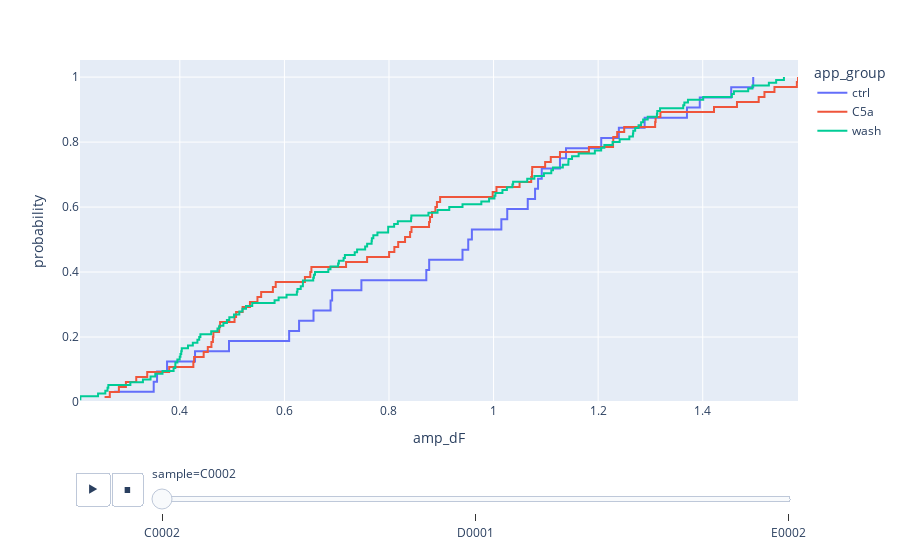
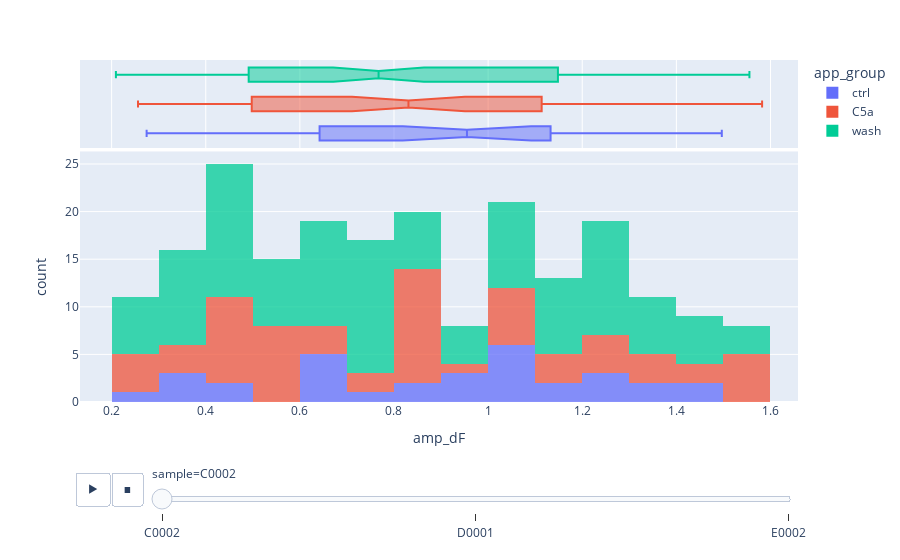

Here is the notebook cell these charts were saved with, in order:
### Markdown cell above
#### ECDF and hist plot

### Code cell
# https://towardsdatascience.com/comparing-sample-distributions-with-the-kolmogorov-smirnov-ks-test-a2292ad6fee5
fig = px.ecdf(total_peak_df,
              x=stat_param,
              color='app_group',
              animation_frame='sample')
fig.show()

fig = px.histogram(total_peak_df,
              x=stat_param,
              color='app_group',
              animation_frame='sample',
              marginal='box',
              opacity=0.75)
fig.show()

### Figure 1 — Plotly figure (JSON) as saved in the notebook; plotly's stock layout.template omitted (floating-point values rounded to 4 significant figures)
{"data": [{"hovertemplate": "app_group=ctrl<br>sample=C0002<br>amp_dF=%{x}<br>probability=%{y}<extra></extra>", "legendgroup": "ctrl", "line": {"dash": "solid", "shape": "hv"}, "marker": {"color": "#636efa", "symbol": "circle"}, "mode": "lines", "name": "ctrl", "orientation": "v", "showlegend": true, "type": "scatter", "x": [0.2744, 0.35, 0.3564, 0.3756, 0.4291, 0.494, 0.609, 0.6281, 0.6557, 0.6883, 0.6913, 0.7472, 0.8714, 0.8768, 0.9406, 0.9515, 0.9585, 1.015, 1.026, 1.065, 1.079, 1.085, 1.092, 1.127, 1.138, 1.206, 1.24, 1.289, 1.37, 1.394, 1.454, 1.497], "xaxis": "x", "y": [0.03125, 0.0625, 0.09375, 0.125, 0.1562, 0.1875, 0.2188, 0.25, 0.2812, 0.3125, 0.3438, 0.375, 0.4062, 0.4375, 0.4688, 0.5, 0.5312, 0.5625, 0.5938, 0.625, 0.6562, 0.6875, 0.7188, 0.75, 0.7812, 0.8125, 0.8438, 0.875, 0.9062, 0.9375, 0.9688, 1], "yaxis": "y"}, {"hovertemplate": "app_group=C5a<br>sample=C0002<br>amp_dF=%{x}<br>probability=%{y}<extra></extra>", "legendgroup": "C5a", "line": {"dash": "solid", "shape": "hv"}, "marker": {"color": "#EF553B", "symbol": "circle"}, "mode": "lines", "name": "C5a", "orientation": "v", "showlegend": true, "type": "scatter", "x": [0.2561, 0.2661, 0.2834, 0.2969, 0.3166, 0.3377, 0.3796, 0.4259, 0.4273, 0.4456, 0.4535, 0.4604, 0.4633, 0.4642, 0.4751, 0.477, 0.5046, 0.5076, 0.5201, 0.5341, 0.5484, 0.5555, 0.578, 0.5834, 0.6392, 0.6495, 0.6516, 0.7179, 0.7581, 0.8002, 0.8103, 0.8176, 0.8307, 0.8404, 0.843, 0.8766, 0.8784, 0.8823, 0.8887, 0.8917, 0.8978, 0.9983, 1.006, 1.05, 1.072, 1.074, 1.074, 1.099, 1.109, 1.127, 1.182, 1.228, 1.229, 1.236, 1.25, 1.309, 1.31, 1.319, 1.422, 1.466, 1.507, 1.518, 1.537, 1.58, 1.582], "xaxis": "x", "y": [0.01538, 0.03077, 0.04615, 0.06154, 0.07692, 0.09231, 0.1077, 0.1231, 0.1385, 0.1538, 0.1692, 0.1846, 0.2, 0.2154, 0.2308, 0.2462, 0.2615, 0.2769, 0.2923, 0.3077, 0.3231, 0.3385, 0.3538, 0.3692, 0.3846, 0.4, 0.4154, 0.4308, 0.4462, 0.4615, 0.4769, 0.4923, 0.5077, 0.5231, 0.5385, 0.5538, 0.5692, 0.5846, 0.6, 0.6154, 0.6308, 0.6462, 0.6615, 0.6769, 0.6923, 0.7077, 0.7231, 0.7385, 0.7538, 0.7692, 0.7846, 0.8, 0.8154, 0.8308, 0.8462, 0.8615, 0.8769, 0.8923, 0.9077, 0.9231, 0.9385, 0.9538, 0.9692, 0.9846, 1], "yaxis": "y"}, {"hovertemplate": "app_group=wash<br>sample=C0002<br>amp_dF=%{x}<br>probability=%{y}<extra></extra>", "legendgroup": "wash", "line": {"dash": "solid", "shape": "hv"}, "marker": {"color": "#00cc96", "symbol": "circle"}, "mode": "lines", "name": "wash", "orientation": "v", "showlegend": true, "type": "scatter", "x": [0.2091, 0.2098, 0.2436, 0.2575, 0.2617, 0.2633, 0.3054, 0.3294, 0.3439, 0.3531, 0.3669, 0.3881, 0.3914, 0.3915, 0.3953, 0.3998, 0.4012, 0.4027, 0.4037, 0.4156, 0.4248, 0.4336, 0.4371, 0.4393, 0.46, 0.472, 0.4755, 0.4833, 0.4901, 0.4947, 0.5035, 0.5138, 0.5197, 0.5265, 0.5385, 0.5812, 0.5889, 0.6041, 0.6238, 0.625, 0.6312, 0.6353, 0.6354, 0.6551, 0.6564, 0.6586, 0.684, 0.6881, 0.7027, 0.7041, 0.7132, 0.7157, 0.7345, 0.739, 0.7544, 0.7582, 0.7667, 0.7672, 0.77, 0.7779, 0.7984, 0.7985, 0.8099, 0.8169, 0.8422, 0.8428, 0.8754, 0.8928, 0.9153, 0.9406, 0.9766, 0.9914, 1.002, 1.004, 1.017, 1.025, 1.036, 1.037, 1.064, 1.078, 1.096, 1.11, 1.114, 1.132, 1.143, 1.143, 1.15, 1.163, 1.194, 1.206, 1.212, 1.228, 1.241, 1.26, 1.266, 1.267, 1.271, 1.277, 1.282, 1.286, 1.295, 1.312, 1.313, 1.318, 1.363, 1.365, 1.372, 1.401, 1.456, 1.46, 1.487, 1.495, 1.526, 1.54, 1.555], "xaxis": "x", "y": [0.008696, 0.01739, 0.02609, 0.03478, 0.04348, 0.05217, 0.06087, 0.06957, 0.07826, 0.08696, 0.09565, 0.1043, 0.113, 0.1217, 0.1304, 0.1391, 0.1478, 0.1565, 0.1652, 0.1739, 0.1826, 0.1913, 0.2, 0.2087, 0.2174, 0.2261, 0.2348, 0.2435, 0.2522, 0.2609, 0.2696, 0.2783, 0.287, 0.2957, 0.3043, 0.313, 0.3217, 0.3304, 0.3391, 0.3478, 0.3565, 0.3652, 0.3739, 0.3826, 0.3913, 0.4, 0.4087, 0.4174, 0.4261, 0.4348, 0.4435, 0.4522, 0.4609, 0.4696, 0.4783, 0.487, 0.4957, 0.5043, 0.513, 0.5217, 0.5304, 0.5391, 0.5478, 0.5565, 0.5652, 0.5739, 0.5826, 0.5913, 0.6, 0.6087, 0.6174, 0.6261, 0.6348, 0.6435, 0.6522, 0.6609, 0.6696, 0.6783, 0.687, 0.6957, 0.7043, 0.713, 0.7217, 0.7304, 0.7391, 0.7478, 0.7565, 0.7652, 0.7739, 0.7826, 0.7913, 0.8, 0.8087, 0.8174, 0.8261, 0.8348, 0.8435, 0.8522, 0.8609, 0.8696, 0.8783, 0.887, 0.8957, 0.9043, 0.913, 0.9217, 0.9304, 0.9391, 0.9478, 0.9565, 0.9652, 0.9739, 0.9826, 0.9913, 1], "yaxis": "y"}], "layout": {"legend": {"title": {"text": "app_group"}, "tracegroupgap": 0}, "margin": {"t": 60}, "sliders": [{"active": 0, "currentvalue": {"prefix": "sample="}, "len": 0.9, "pad": {"b": 10, "t": 60}, "steps": [{"args": [["C0002"], {"frame": {"duration": 0, "redraw": false}, "fromcurrent": true, "mode": "immediate", "transition": {"duration": 0, "easing": "linear"}}], "label": "C0002", "method": "animate"}, {"args": [["D0001"], {"frame": {"duration": 0, "redraw": false}, "fromcurrent": true, "mode": "immediate", "transition": {"duration": 0, "easing": "linear"}}], "label": "D0001", "method": "animate"}, {"args": [["E0002"], {"frame": {"duration": 0, "redraw": false}, "fromcurrent": true, "mode": "immediate", "transition": {"duration": 0, "easing": "linear"}}], "label": "E0002", "method": "animate"}], "x": 0.1, "xanchor": "left", "y": 0, "yanchor": "top"}], "updatemenus": [{"buttons": [{"args": [null, {"frame": {"duration": 500, "redraw": false}, "fromcurrent": true, "mode": "immediate", "transition": {"duration": 500, "easing": "linear"}}], "label": "&#9654;", "method": "animate"}, {"args": [[null], {"frame": {"duration": 0, "redraw": false}, "fromcurrent": true, "mode": "immediate", "transition": {"duration": 0, "easing": "linear"}}], "label": "&#9724;", "method": "animate"}], "direction": "left", "pad": {"r": 10, "t": 70}, "showactive": false, "type": "buttons", "x": 0.1, "xanchor": "right", "y": 0, "yanchor": "top"}], "xaxis": {"anchor": "y", "domain": [0, 1], "title": {"text": "amp_dF"}}, "yaxis": {"anchor": "x", "domain": [0, 1], "rangemode": "tozero", "title": {"text": "probability"}}}}

### Figure 2 — Plotly figure (JSON) as saved in the notebook; plotly's stock layout.template omitted (floating-point values rounded to 4 significant figures)
{"data": [{"alignmentgroup": "True", "bingroup": "x", "hovertemplate": "app_group=ctrl<br>sample=C0002<br>amp_dF=%{x}<br>count=%{y}<extra></extra>", "legendgroup": "ctrl", "marker": {"color": "#636efa", "opacity": 0.75, "pattern": {"shape": ""}}, "name": "ctrl", "offsetgroup": "ctrl", "orientation": "v", "showlegend": true, "type": "histogram", "x": [1.454, 0.7472, 1.394, 1.015, 1.079, 0.35, 1.37, 0.3564, 1.206, 0.9515, 0.494, 1.092, 0.3756, 0.6883, 0.6281, 0.4291, 0.6557, 1.24, 0.8768, 1.497, 1.085, 1.289, 1.138, 1.065, 0.6913, 0.609, 0.2744, 1.127, 0.9406, 0.9585, 0.8714, 1.026], "xaxis": "x", "yaxis": "y"}, {"alignmentgroup": "True", "hovertemplate": "app_group=ctrl<br>sample=C0002<br>amp_dF=%{x}<extra></extra>", "legendgroup": "ctrl", "marker": {"color": "#636efa"}, "name": "ctrl", "notched": true, "offsetgroup": "ctrl", "showlegend": false, "type": "box", "x": [1.454, 0.7472, 1.394, 1.015, 1.079, 0.35, 1.37, 0.3564, 1.206, 0.9515, 0.494, 1.092, 0.3756, 0.6883, 0.6281, 0.4291, 0.6557, 1.24, 0.8768, 1.497, 1.085, 1.289, 1.138, 1.065, 0.6913, 0.609, 0.2744, 1.127, 0.9406, 0.9585, 0.8714, 1.026], "xaxis": "x2", "yaxis": "y2"}, {"alignmentgroup": "True", "bingroup": "x", "hovertemplate": "app_group=C5a<br>sample=C0002<br>amp_dF=%{x}<br>count=%{y}<extra></extra>", "legendgroup": "C5a", "marker": {"color": "#EF553B", "opacity": 0.75, "pattern": {"shape": ""}}, "name": "C5a", "offsetgroup": "C5a", "orientation": "v", "showlegend": true, "type": "histogram", "x": [1.074, 1.422, 1.228, 1.182, 0.4642, 0.5341, 0.8978, 1.25, 1.319, 0.7581, 0.7179, 1.229, 1.31, 0.8766, 0.8307, 0.6516, 0.4535, 0.8404, 0.5834, 0.4456, 0.3796, 0.4273, 0.8887, 0.3377, 0.4633, 0.8784, 0.5076, 1.05, 0.4259, 0.5201, 0.4604, 0.4751, 0.843, 0.6392, 1.109, 1.074, 0.8002, 0.8176, 1.58, 1.537, 1.582, 1.466, 1.518, 1.507, 1.309, 0.477, 0.2834, 0.6495, 0.2561, 0.2661, 0.3166, 0.578, 0.5484, 0.2969, 0.8917, 1.236, 0.9983, 1.099, 1.127, 0.8823, 1.006, 0.5555, 0.8103, 0.5046, 1.072], "xaxis": "x", "yaxis": "y"}, {"alignmentgroup": "True", "hovertemplate": "app_group=C5a<br>sample=C0002<br>amp_dF=%{x}<extra></extra>", "legendgroup": "C5a", "marker": {"color": "#EF553B"}, "name": "C5a", "notched": true, "offsetgroup": "C5a", "showlegend": false, "type": "box", "x": [1.074, 1.422, 1.228, 1.182, 0.4642, 0.5341, 0.8978, 1.25, 1.319, 0.7581, 0.7179, 1.229, 1.31, 0.8766, 0.8307, 0.6516, 0.4535, 0.8404, 0.5834, 0.4456, 0.3796, 0.4273, 0.8887, 0.3377, 0.4633, 0.8784, 0.5076, 1.05, 0.4259, 0.5201, 0.4604, 0.4751, 0.843, 0.6392, 1.109, 1.074, 0.8002, 0.8176, 1.58, 1.537, 1.582, 1.466, 1.518, 1.507, 1.309, 0.477, 0.2834, 0.6495, 0.2561, 0.2661, 0.3166, 0.578, 0.5484, 0.2969, 0.8917, 1.236, 0.9983, 1.099, 1.127, 0.8823, 1.006, 0.5555, 0.8103, 0.5046, 1.072], "xaxis": "x2", "yaxis": "y2"}, {"alignmentgroup": "True", "bingroup": "x", "hovertemplate": "app_group=wash<br>sample=C0002<br>amp_dF=%{x}<br>count=%{y}<extra></extra>", "legendgroup": "wash", "marker": {"color": "#00cc96", "opacity": 0.75, "pattern": {"shape": ""}}, "name": "wash", "offsetgroup": "wash", "orientation": "v", "showlegend": true, "type": "histogram", "x": [0.5889, 1.163, 0.9914, 1.286, 0.8928, 1.096, 1.143, 1.025, 1.114, 1.132, 1.143, 0.4037, 1.295, 0.3953, 0.9406, 0.8422, 1.002, 0.7544, 0.7582, 0.5265, 0.7984, 0.7667, 0.5197, 0.6881, 0.6551, 0.7041, 0.5138, 0.684, 0.77, 0.5385, 0.7345, 0.6041, 0.6312, 0.3881, 0.6586, 0.4393, 0.4027, 1.271, 0.4833, 0.4371, 0.3669, 0.4947, 0.4248, 0.4755, 0.3294, 0.472, 0.3914, 0.9766, 0.625, 0.4012, 0.6564, 1.017, 1.267, 1.282, 0.8169, 0.6354, 1.11, 1.212, 1.313, 1.194, 0.4901, 0.4336, 0.4156, 1.54, 1.555, 1.241, 1.363, 0.8099, 1.277, 1.401, 1.487, 1.46, 1.312, 1.526, 1.456, 1.365, 1.495, 1.266, 1.078, 1.206, 0.2575, 0.3915, 0.7027, 0.7672, 0.2617, 0.3998, 0.3054, 0.6238, 0.2633, 0.8428, 1.004, 0.7779, 0.7132, 0.2436, 1.036, 0.9153, 0.3439, 0.8754, 1.26, 0.3531, 0.7157, 1.228, 1.064, 1.037, 0.7985, 0.6353, 1.15, 0.739, 0.5812, 1.318, 0.5035, 0.46, 1.372, 0.2098, 0.2091], "xaxis": "x", "yaxis": "y"}, {"alignmentgroup": "True", "hovertemplate": "app_group=wash<br>sample=C0002<br>amp_dF=%{x}<extra></extra>", "legendgroup": "wash", "marker": {"color": "#00cc96"}, "name": "wash", "notched": true, "offsetgroup": "wash", "showlegend": false, "type": "box", "x": [0.5889, 1.163, 0.9914, 1.286, 0.8928, 1.096, 1.143, 1.025, 1.114, 1.132, 1.143, 0.4037, 1.295, 0.3953, 0.9406, 0.8422, 1.002, 0.7544, 0.7582, 0.5265, 0.7984, 0.7667, 0.5197, 0.6881, 0.6551, 0.7041, 0.5138, 0.684, 0.77, 0.5385, 0.7345, 0.6041, 0.6312, 0.3881, 0.6586, 0.4393, 0.4027, 1.271, 0.4833, 0.4371, 0.3669, 0.4947, 0.4248, 0.4755, 0.3294, 0.472, 0.3914, 0.9766, 0.625, 0.4012, 0.6564, 1.017, 1.267, 1.282, 0.8169, 0.6354, 1.11, 1.212, 1.313, 1.194, 0.4901, 0.4336, 0.4156, 1.54, 1.555, 1.241, 1.363, 0.8099, 1.277, 1.401, 1.487, 1.46, 1.312, 1.526, 1.456, 1.365, 1.495, 1.266, 1.078, 1.206, 0.2575, 0.3915, 0.7027, 0.7672, 0.2617, 0.3998, 0.3054, 0.6238, 0.2633, 0.8428, 1.004, 0.7779, 0.7132, 0.2436, 1.036, 0.9153, 0.3439, 0.8754, 1.26, 0.3531, 0.7157, 1.228, 1.064, 1.037, 0.7985, 0.6353, 1.15, 0.739, 0.5812, 1.318, 0.5035, 0.46, 1.372, 0.2098, 0.2091], "xaxis": "x2", "yaxis": "y2"}], "layout": {"barmode": "relative", "legend": {"title": {"text": "app_group"}, "tracegroupgap": 0}, "margin": {"t": 60}, "sliders": [{"active": 0, "currentvalue": {"prefix": "sample="}, "len": 0.9, "pad": {"b": 10, "t": 60}, "steps": [{"args": [["C0002"], {"frame": {"duration": 0, "redraw": true}, "fromcurrent": true, "mode": "immediate", "transition": {"duration": 0, "easing": "linear"}}], "label": "C0002", "method": "animate"}, {"args": [["D0001"], {"frame": {"duration": 0, "redraw": true}, "fromcurrent": true, "mode": "immediate", "transition": {"duration": 0, "easing": "linear"}}], "label": "D0001", "method": "animate"}, {"args": [["E0002"], {"frame": {"duration": 0, "redraw": true}, "fromcurrent": true, "mode": "immediate", "transition": {"duration": 0, "easing": "linear"}}], "label": "E0002", "method": "animate"}], "x": 0.1, "xanchor": "left", "y": 0, "yanchor": "top"}], "updatemenus": [{"buttons": [{"args": [null, {"frame": {"duration": 500, "redraw": true}, "fromcurrent": true, "mode": "immediate", "transition": {"duration": 500, "easing": "linear"}}], "label": "&#9654;", "method": "animate"}, {"args": [[null], {"frame": {"duration": 0, "redraw": true}, "fromcurrent": true, "mode": "immediate", "transition": {"duration": 0, "easing": "linear"}}], "label": "&#9724;", "method": "animate"}], "direction": "left", "pad": {"r": 10, "t": 70}, "showactive": false, "type": "buttons", "x": 0.1, "xanchor": "right", "y": 0, "yanchor": "top"}], "xaxis": {"anchor": "y", "domain": [0, 1], "title": {"text": "amp_dF"}}, "xaxis2": {"anchor": "y2", "domain": [0, 1], "matches": "x", "showgrid": true, "showticklabels": false}, "yaxis": {"anchor": "x", "domain": [0, 0.7326], "title": {"text": "count"}}, "yaxis2": {"anchor": "x2", "domain": [0.7426, 1], "matches": "y2", "showgrid": false, "showline": false, "showticklabels": false, "ticks": ""}}}
